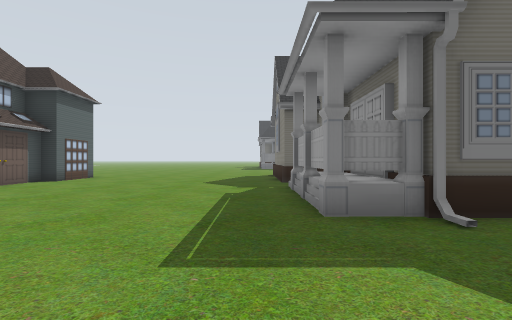
[1] (above)

23 first-person views from a walk through a world built for the Gazebo simulator. The camera is 0.72 m above the floor, looks level and sees 85° across. The floor is counted in squares, 1 m on a side. Each view is taken from the middle of a square. On the plan, view 1 faces up. The plan holds only what a view shows up to about 10 squares ahead; the rest is blank. The place goes on beyond the plan. Simple shapes stand in for some stock models.

[2]
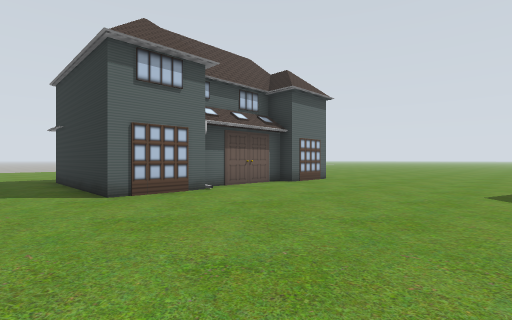

[3]
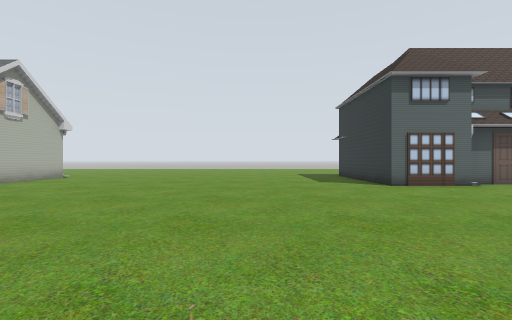

[4]
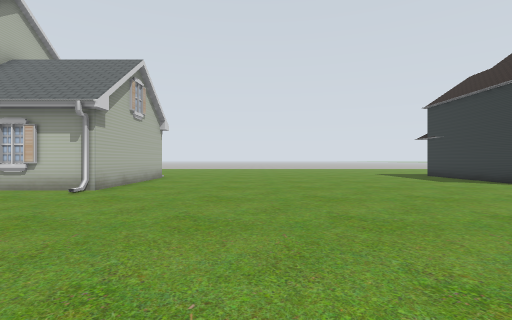

[5]
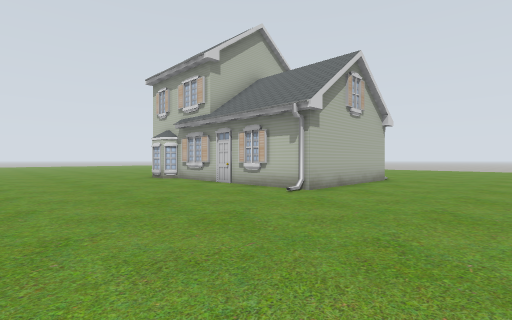

[6]
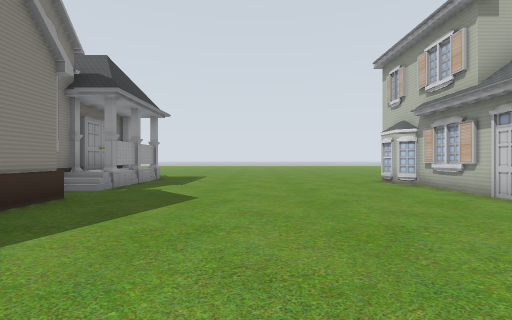

[7]
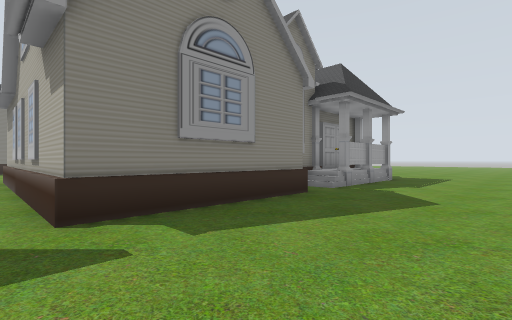

[8]
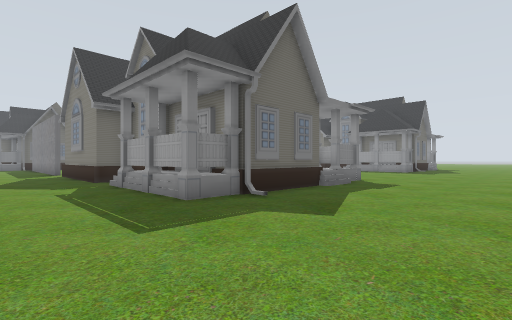

[9]
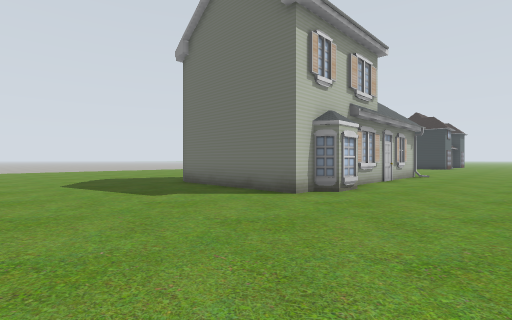

[10]
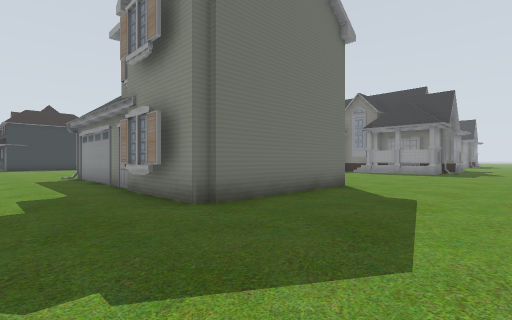

[11]
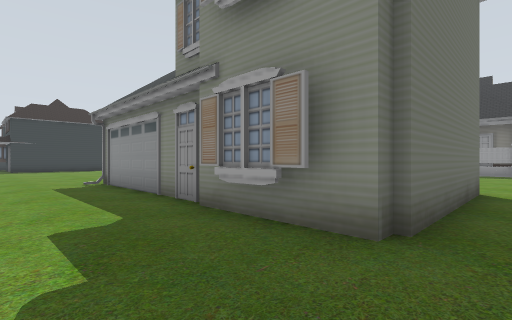

[12]
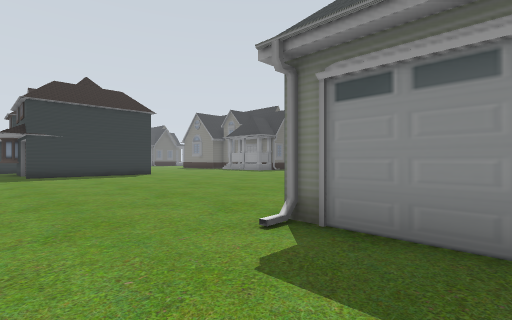

[13]
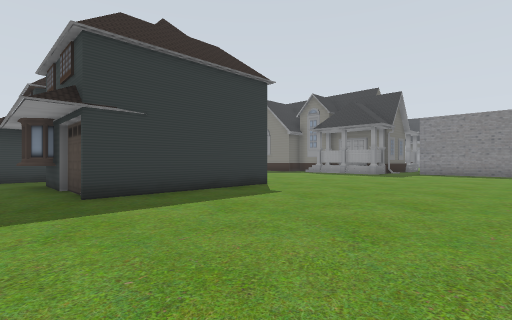

[14]
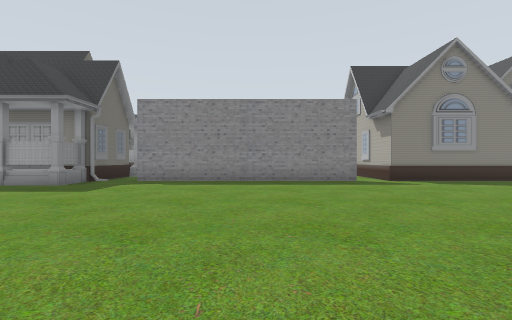

[15]
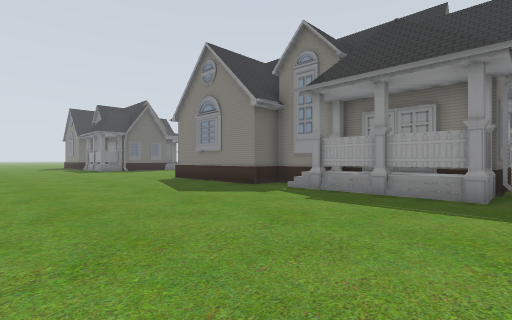

[16]
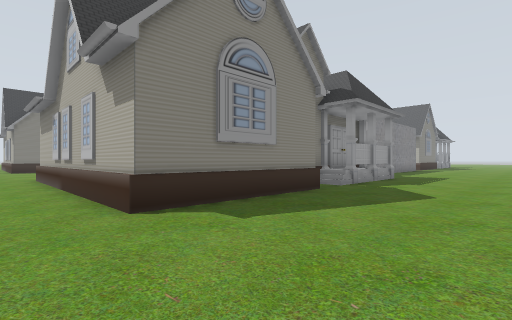

[17]
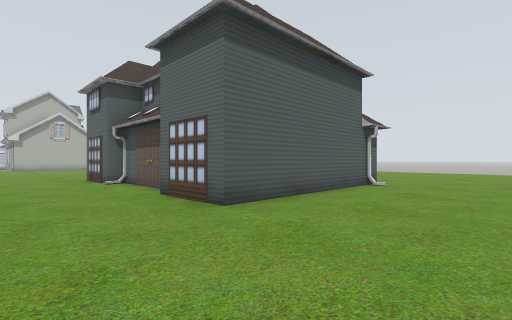

[18]
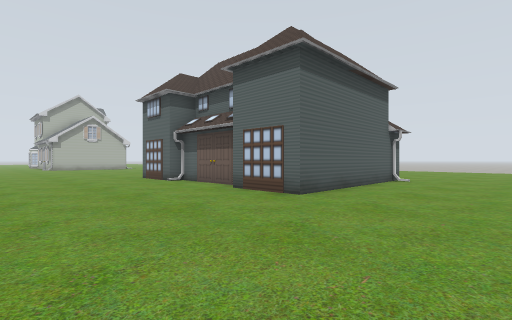

[19]
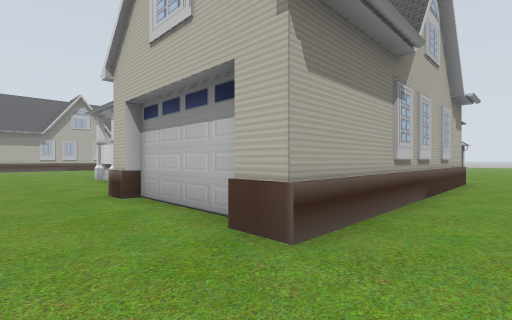

[20]
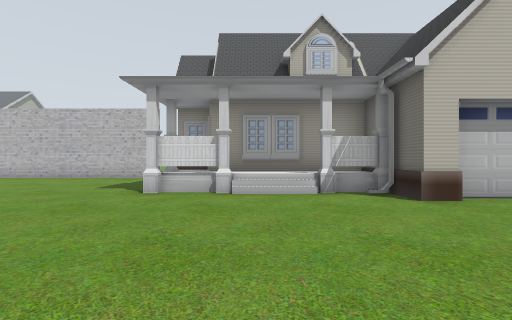

[21]
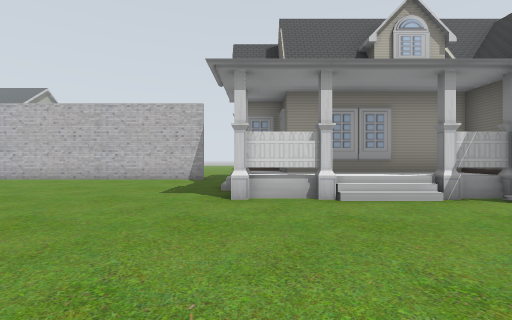

[22]
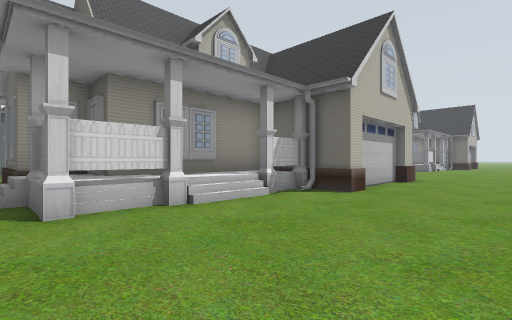

[23]
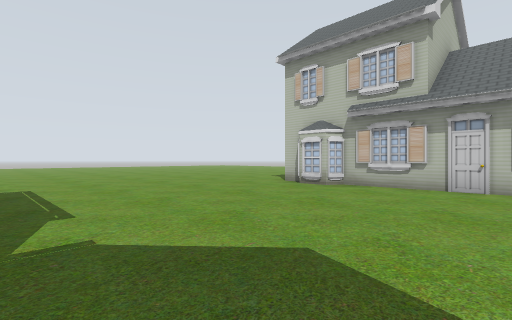

### Floor plan
Key: @ floor where view 1 was taken; # wall or solid block; . floor; H house.
Columns run from 13 left of view 1 to 14 right of it. Each row starts with its distance up from view 1.
 15 .........................
 14 .........................
 13 ..............HHHHHHHHH..
 12 HH............H HH  HHH...
 11  HH  HH.......H  HHH  H...
 10  HH  HH.......HH HHHHHH...
  9  HH HHH.......HH HHHHHH...
  8  H   HH........HHHHHHH....
  7 .H   HH.......HHHHHHHH.....
  6 .HH  HH.......HH HHHHH......
  5 .HH  HH.......HHHHHHHH.....
  4 .HHHHHH.......HHHHHHHH.....
  3 ...............H..HH......
  2 ................#........
  1 ................#.......
  0 .............@..#......
 -1 ................#.....
 -2 ................#....
 -3 ................#..
 -4 ................#.
 -5 ................#
 -6 ......................
 -7 ................HHHHHHHHH
 -8 ...HHHHHH.......H
 -9 ...H   H........H
-10 ...H   H........H
-11 ...H   H........HH
-12 ...HHHHH.........HH
-13 ...H   H........HH H
-14 ..HH HHHH.......HHHH
-15 ..HH   HH.......HHHH
-16 ...HHHHH........HHHH HHH
-17 .................HHHHH..
-18 .........................
-19 ..........................
-20 ..........................
-21   .....................

Where each view was taken, in squares from view 1:
view 1: 0 up, 0 right, facing up
view 2: 2 up, 1 left, facing up-left
view 3: 0 up, 1 right, facing left
view 4: 4 down, 1 right, facing left
view 5: 4 down, 0 right, facing down-left
view 6: 6 down, 1 left, facing down
view 7: 6 down, 1 left, facing down-right
view 8: 21 down, 0 right, facing up-right
view 9: 21 down, 2 left, facing up-left
view 10: 20 down, 13 left, facing up-right
view 11: 17 down, 13 left, facing up-right
view 12: 10 down, 13 left, facing up-right
view 13: 2 down, 13 left, facing up-right
view 14: 2 down, 7 left, facing right
view 15: 3 up, 5 left, facing up-right
view 16: 15 up, 3 left, facing down-right
view 17: 15 up, 4 left, facing down-left
view 18: 15 up, 2 left, facing down-left
view 19: 15 up, 11 right, facing down-left
view 20: 6 up, 14 right, facing left
view 21: 4 up, 13 right, facing left
view 22: 3 up, 12 right, facing up-left
view 23: 10 down, 2 right, facing down-left
